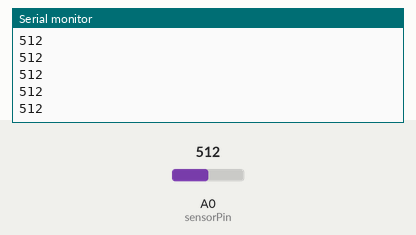
The sketch below on a simulated Arduino Uno, built with avr-gcc and run on an emulated ATmega328P. On the bench: the last lines printed to the serial monitor. The inputs (shaded band) are chosen by the test bench; at power-on: A0 (sensorPin) = 512.

Above: at 1.2 s.
1.3 s: A0 (sensorPin) set to 716
At 2.2 s:
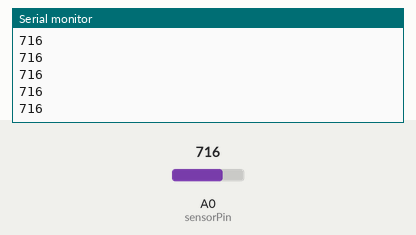
2.8 s: A0 (sensorPin) set to 900
At 3.4 s:
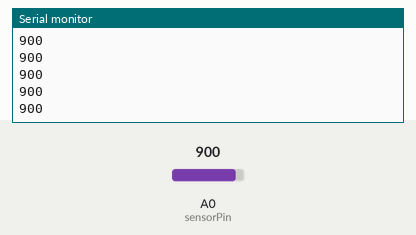
Timing chart, 0 to 5.8 s (numbered marks = the images above; inputs shaded):
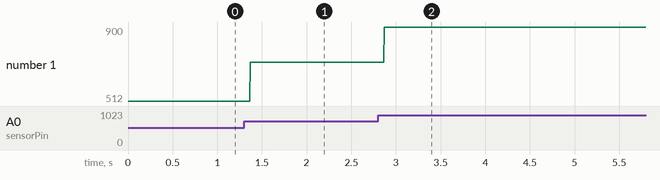

Measured:
- after the input at 1.3 s, the serial monitor: prints a new line after 0.07 s (image 1)
- after the input at 2.8 s, the serial monitor: prints a new line after 0.07 s (image 2)
- plotted number 1: 512 → 716 after the input at 1.3 s, 716 → 900 after the input at 2.8 s

The sketch:

step_1-print-light-sensor.ino
```cpp
/*
   Light Sensor Print

   Circuit: light dependent resistor on A0
*/

int sensorPin = A0; // variable for sensor pin

void setup() {

  // start the Serial communication
  Serial.begin(9600);

}

void loop() {
  // create a variable
  int sensorValue;

  // read in the value of the sensor and save
  //in the variable
  sensorValue = analogRead(A0);

  // print message to Serial Monitor
  Serial.println(sensorValue);

}
```
